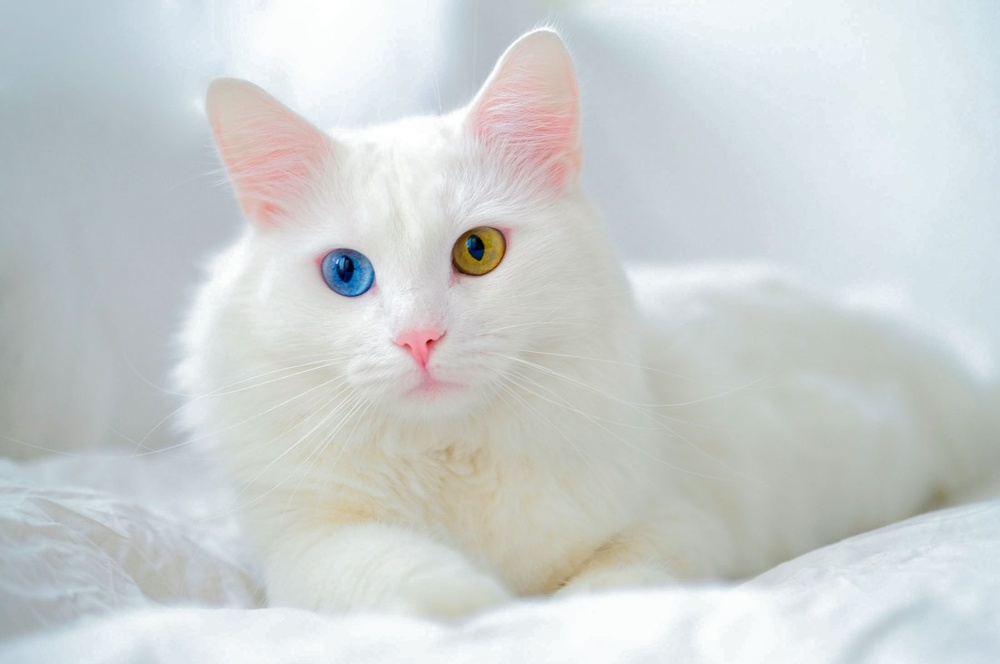
#> input picture Week5/cat.jpg, 1000 x 664 px, shrunk from 1600 x 1062 before the run
$ python week5.py
#> lines starting #> are read from the running program, lines starting #| are printed output that depends on the picture
import numpy as np
import cv2 as cv
from matplotlib import pyplot as plt
img = cv.imread("cat.jpg",0)
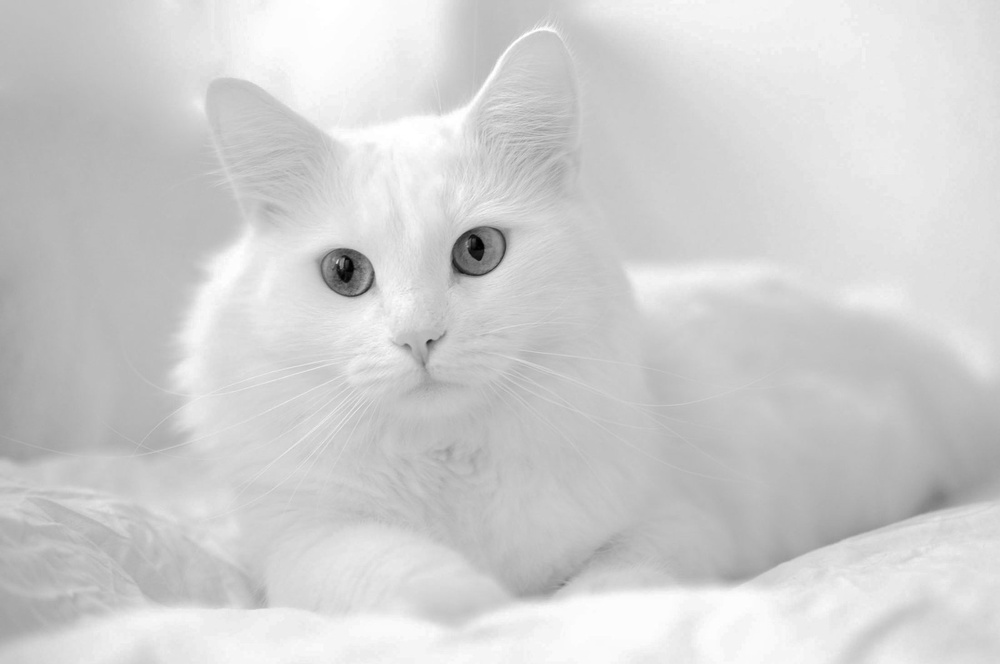
#> img: shape (664, 1000); min 0, max 255, mean 207.7
hist,bins = np.histogram(img.flatten(),256,[0,256])
#> hist = 256 values, max 15395 at index 187, min 6 at index 0, mean 2593.8; bins = 257 values from 0 to 256
cdf = hist.cumsum()
#> cdf = 256 values from 6 to 664000
cdf_normalized = cdf * float(hist.max()) / cdf.max()
#> cdf_normalized = 256 values from 0.139 to 15395
plt.plot(cdf_normalized, color = "b")
plt.hist(img.flatten(),256,[0,256], color = "r")
plt.xlim([0,256])
plt.legend(("cdf","histogram"), loc = "upper left")
plt.show()
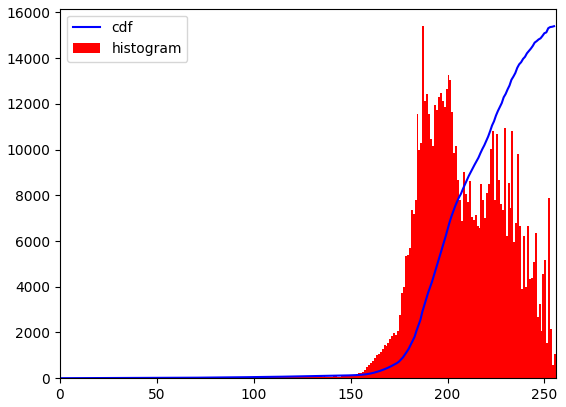
#> figure drawn by matplotlib, 1 panel; tallest bar 15395 high, from x = 187 to 188; curve peaks at x = 255, y = 15395

img = cv.imread("cat.jpg",0)
equ = cv.equalizeHist(img)
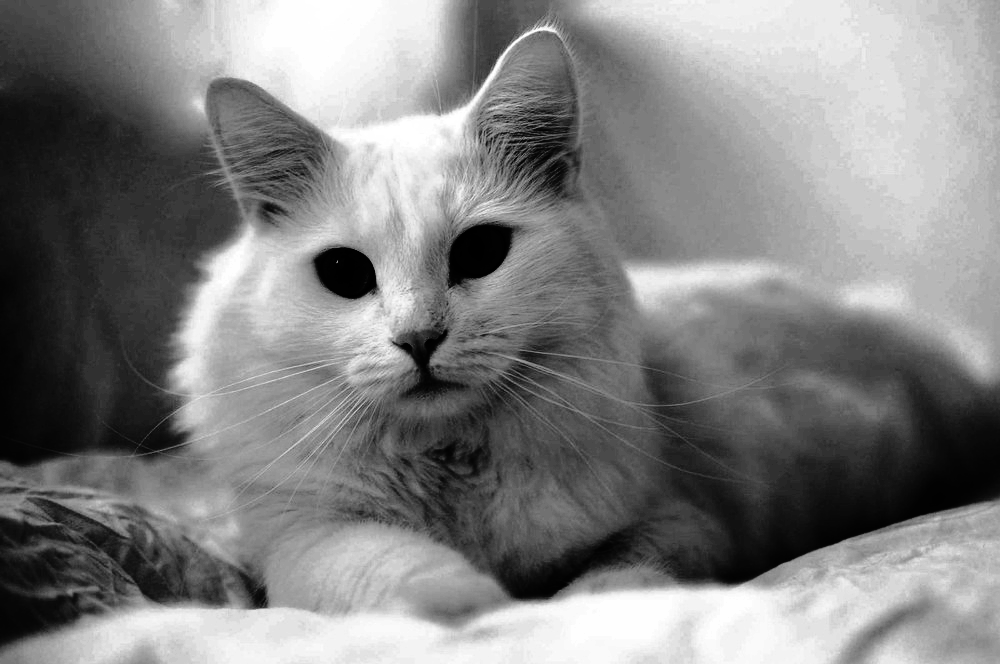
#> equ: shape (664, 1000); min 0, max 255, mean 129.2
res = np.hstack((img,equ)) #stacking images side-by-side
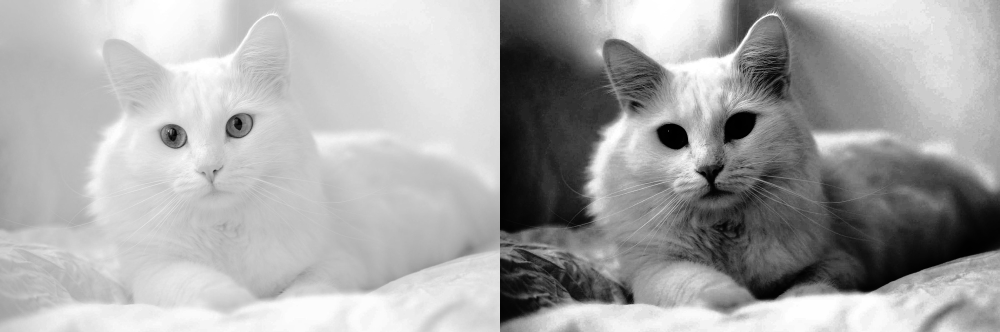
#> res: shape (664, 2000) (shown at 1/2 size); min 0, max 255, mean 168.5
cv.imwrite("res.jpg",res)
